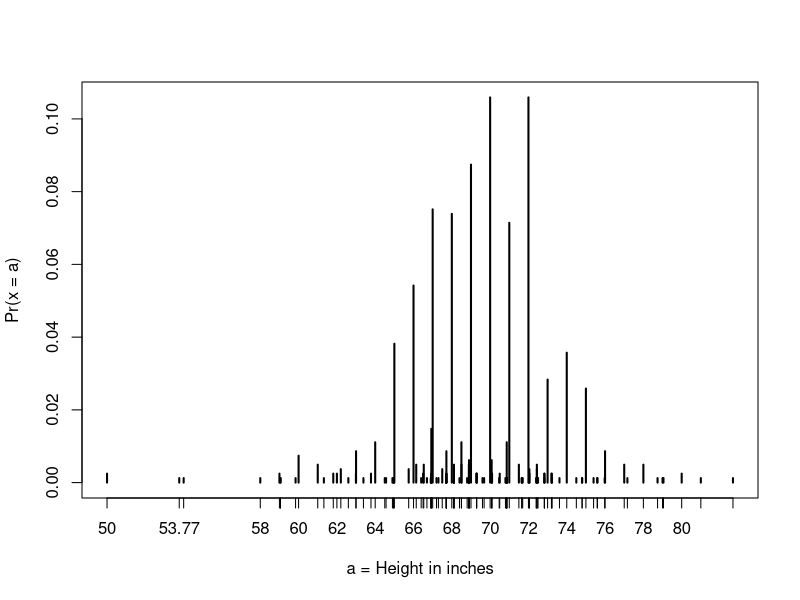
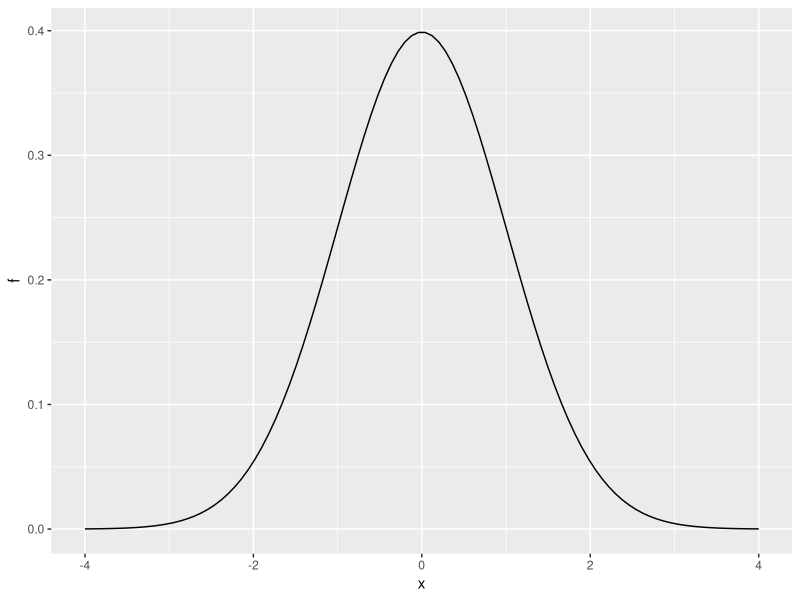
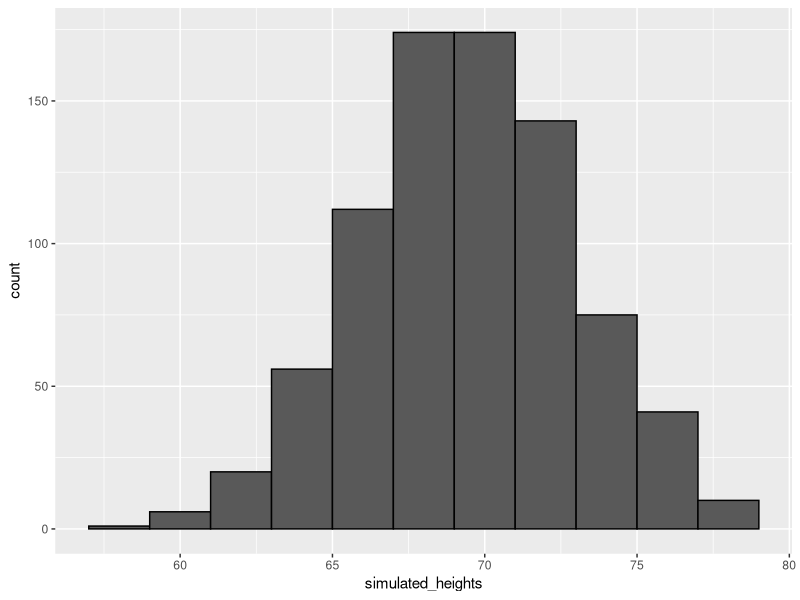
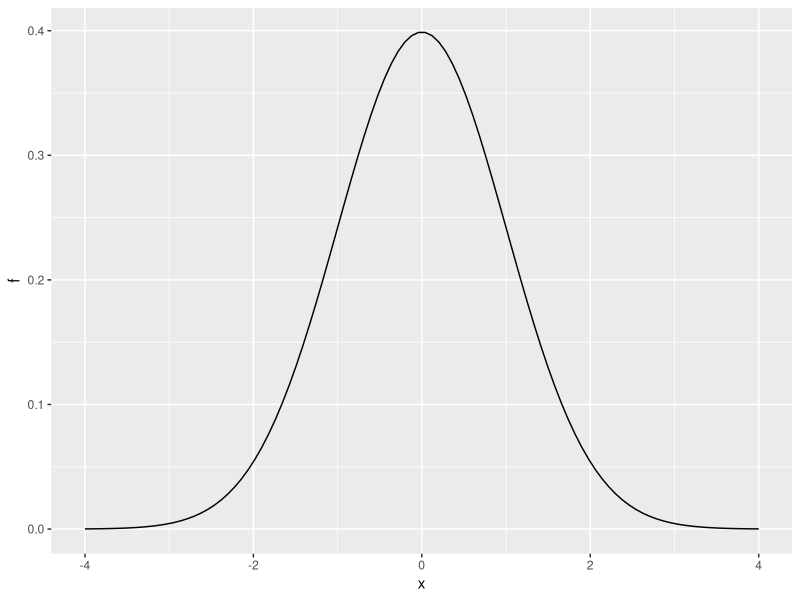

Reproduce these figures in R, in order.
## Probability Section 2: Continuous Probability -----

library(dslabs) ## Used in the data science course 
library(tidyverse)
library(ggplot2)
library(ggrepel)
library(ggthemes)
library(gridExtra)
library(dplyr)
library(RColorBrewer)
library(psych)
library(readr)
library(gtools)

## Define x as male heights from the dslabs heights dataset:
  
data(heights)
x <- heights %>% filter(sex=="Male") %>% pull(height)

## Given a vector x, we can define a function for computing the CDF of x using:
  
F <- function(a) mean(x <= a)
1 - F(70)    # probability of male taller than 70 inches

## Code: Using pnorm() to calculate probabilities

## Given male heights x:
  
library(tidyverse)
library(dslabs)
data(heights)
x <- heights %>% filter(sex=="Male") %>% pull(height)

## We can estimate the probability that a male is taller than 70.5 inches using:
  
  1 - pnorm(70.5, mean(x), sd(x))

## Code: Discretization and the normal approximation

# plot distribution of exact heights in data
plot(prop.table(table(x)), xlab = "a = Height in inches", ylab = "Pr(x = a)")

# probabilities in actual data over length 1 ranges containing an integer
mean(x <= 68.5) - mean(x <= 67.5)
mean(x <= 69.5) - mean(x <= 68.5)
mean(x <= 70.5) - mean(x <= 69.5)

# probabilities in normal approximation match well
pnorm(68.5, mean(x), sd(x)) - pnorm(67.5, mean(x), sd(x))
pnorm(69.5, mean(x), sd(x)) - pnorm(68.5, mean(x), sd(x))
pnorm(70.5, mean(x), sd(x)) - pnorm(69.5, mean(x), sd(x))

# probabilities in actual data over other ranges don't match normal approx as well
mean(x <= 70.9) - mean(x <= 70.1)
pnorm(70.9, mean(x), sd(x)) - pnorm(70.1, mean(x), sd(x))

## Plotting the Probability Density

x <- seq(-4, 4, length = 100)
data.frame(x, f = dnorm(x)) %>%
  ggplot(aes(x, f)) +
  geom_line()

## dnorm(z, mu, sigma)

## Code: Generating normally distributed random numbers

# define x as male heights from dslabs data
library(tidyverse)
library(dslabs)
data(heights)
x <- heights %>% filter(sex=="Male") %>% pull(height)

# generate simulated height data using normal distribution - both datasets should have n observations
n <- length(x)
avg <- mean(x)
s <- sd(x)
simulated_heights <- rnorm(n, avg, s)

# plot distribution of simulated_heights
data.frame(simulated_heights = simulated_heights) %>%
  ggplot(aes(simulated_heights)) +
  geom_histogram(color="black", binwidth = 2)

## Code: Monte Carlo simulation of tallest person over 7 feet

B <- 10000
tallest <- replicate(B, {
  simulated_data <- rnorm(800, avg, s)    # generate 800 normally distributed random heights
  max(simulated_data)    # determine the tallest height
})
mean(tallest >= 7*12)    # proportion of times that tallest person ex

## Code: Plotting the normal distribution with dnorm

## Use d to plot the density function of a continuous distribution. Here is the density function for the normal distribution (abbreviation norm()):
  
  x <- seq(-4, 4, length.out = 100)
data.frame(x, f = dnorm(x)) %>%
  ggplot(aes(x,f)) +
  geom_line()
